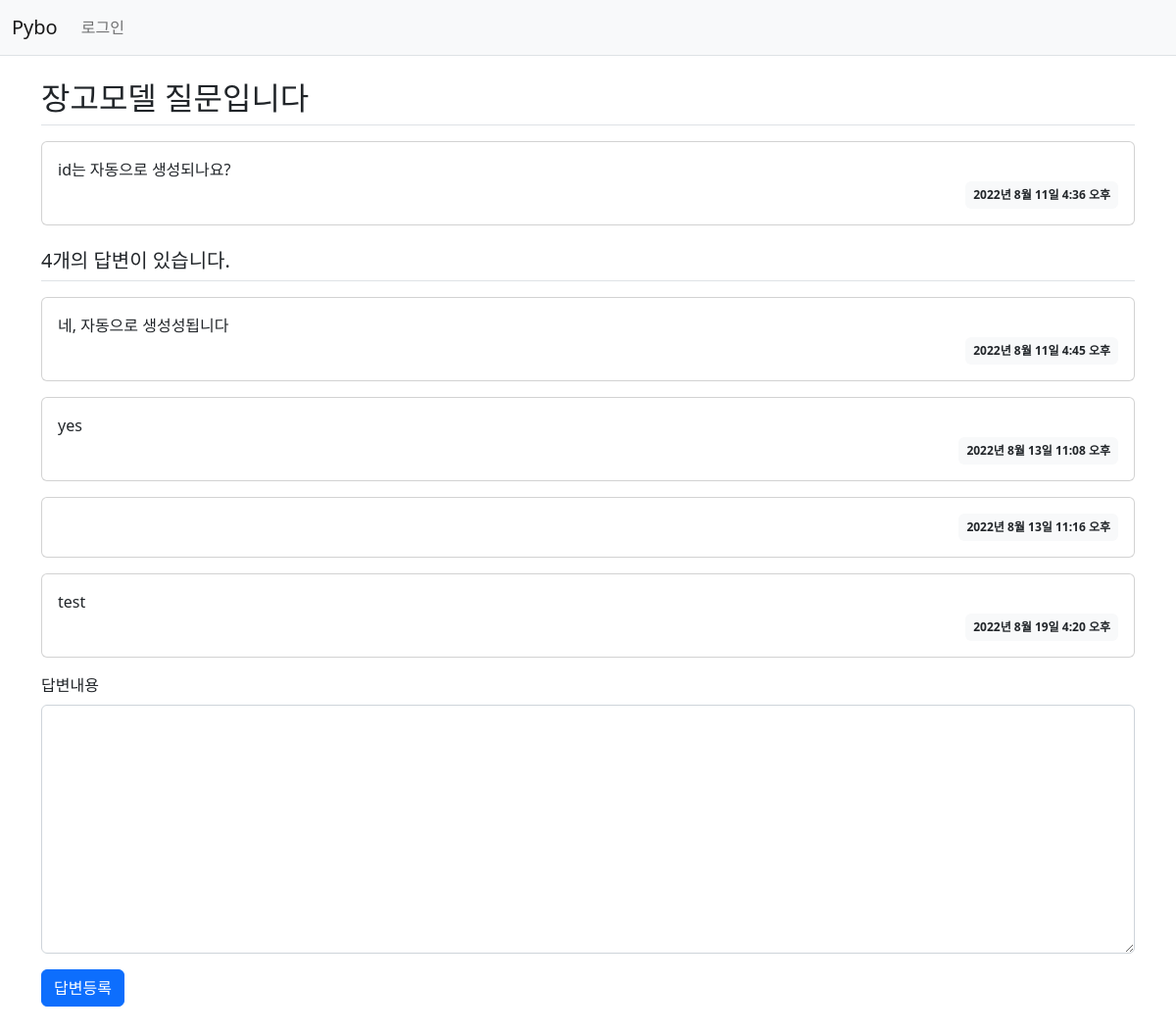
Screenshot of /pybo/2/ with the database file from the repository.
### pybo/models.py (models this page shows)
class Question(models.Model):
    subject = models.CharField(max_length=200)
    content = models.TextField()
    create_date = models.DateTimeField()

class Answer(models.Model):
    question = models.ForeignKey(Question, on_delete=models.CASCADE)
    content = models.TextField()
    create_date = models.DateTimeField()

### pybo/views.py (the view)
# urls.py: path('<int:question_id>/', views.detail, name='detail'),
def detail(request, question_id):
    question = get_object_or_404(Question, pk=question_id)
    context = {'question': question}
    return render(request, 'pybo/question_detail.html', context)

### templates/pybo/question_detail.html (shortened to what this page needs)
{% extends 'base.html' %}
{% block content %}
<div class="container my-3">
    <h2 class="border-bottom py-2">{{ question.subject }}</h2>
    <div class="card my-3">
        <div class="card-body">
            <div class="card-text" style="white-space: pre-line;">{{ question.content }}</div>
            <div class="d-flex justify-content-end">
                <div class="badge bg-light text-dark p-2">
                    {{ question.create_date }}
                </div>
            </div>
        </div>
    </div>
    <h5 class="border-bottom my-3 py-2">{{question.answer_set.count}}개의 답변이 있습니다.</h5>
    {% for answer in question.answer_set.all %}
    <div class="card my-3">
        <div class="card-body">
            <div class="card-text" style="white-space: pre-line;">{{ answer.content }}</div>
            <div class="d-flex justify-content-end">
                <div class="badge bg-light text-dark p-2">
                    {{ answer.create_date }}
                </div>
            </div>
        </div>
    </div>
    {% endfor %}
    <form action="{% url 'pybo:answer_create' question.id %}" method="post" class="my-3">
        <div class="form-group">
            <label for="content" class="form-label">답변내용</label>
            <textarea name="content" id="content" class="form-control" rows="10"></textarea>
        </div>
        <input type="submit" value="답변등록" class="btn btn-primary my-3">
    </form>
</div>
{% endblock %}

### rows the page displays
Question: subject "장고모델 질문입니다", content "id는 자동으로 생성되나요?", create_date "2022년 8월 11일 4:36 오후", answer_set.count "4"
Answer: content "네, 자동으로 생성성됩니다", create_date "2022년 8월 11일 4:45 오후"
Answer: content "yes", create_date "2022년 8월 13일 11:08 오후"
Answer: create_date "2022년 8월 13일 11:16 오후"
Answer: content "test", create_date "2022년 8월 19일 4:20 오후"
